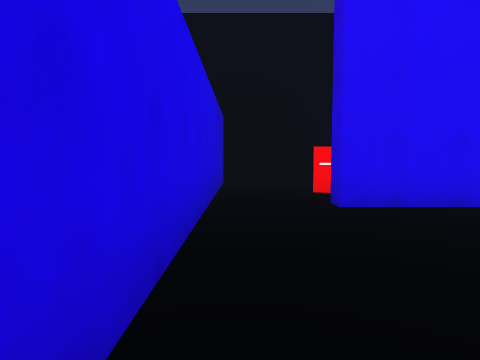
[1] (above)

13 first-person views from a walk through a Unity game level. The camera is 1.5 m above the floor, tilts 4° down and sees 75° across. The floor is counted in squares, 2 m on a side. Each view is taken from the middle of a square. On the plan, view 1 faces up. The plan holds only what a view shows up to about 10 squares ahead; the rest is blank. The place goes on beyond the plan. The player is left out. Surface patterns are stand-ins for the level's own textures.

[2]
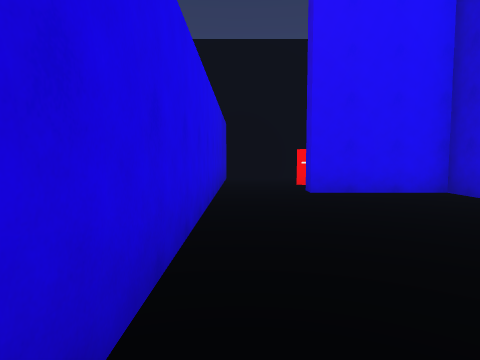

[3]
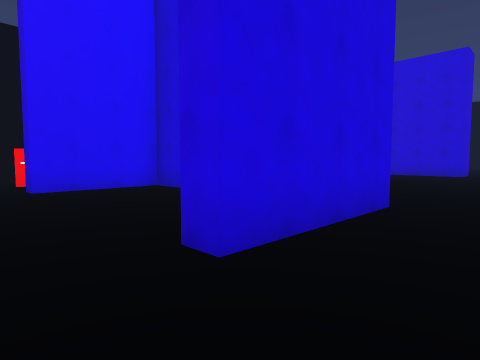

[4]
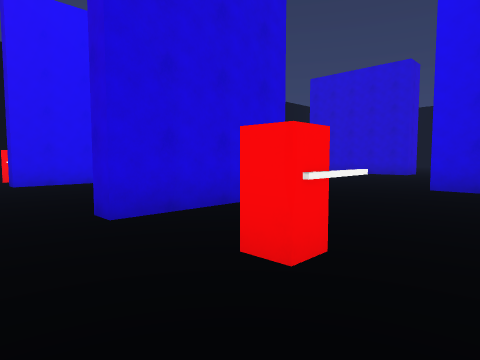

[5]
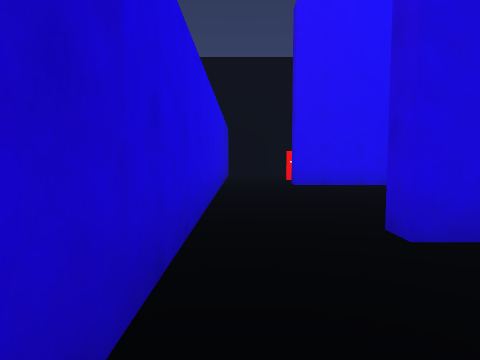

[6]
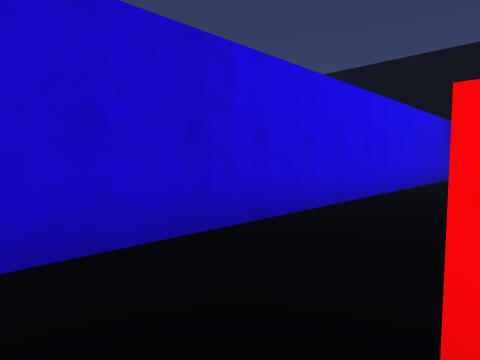

[7]
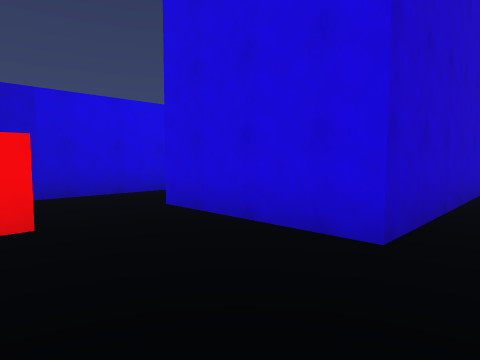

[8]
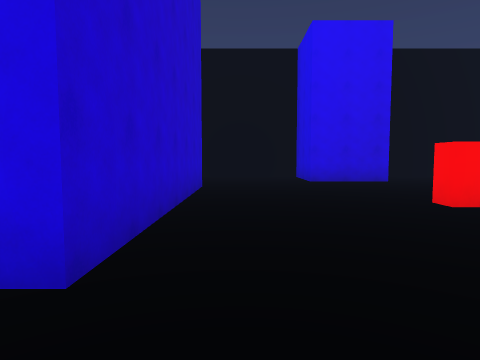

[9]
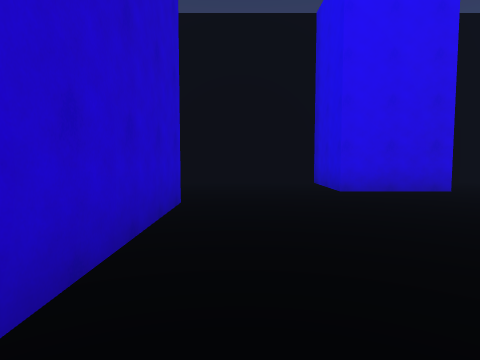

[10]
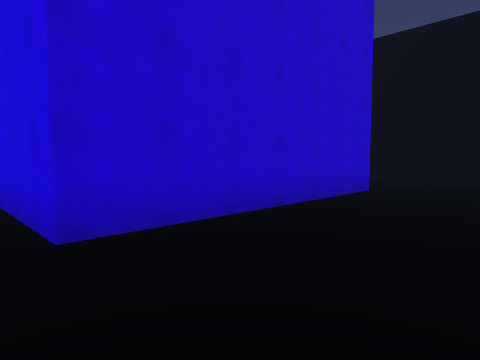

[11]
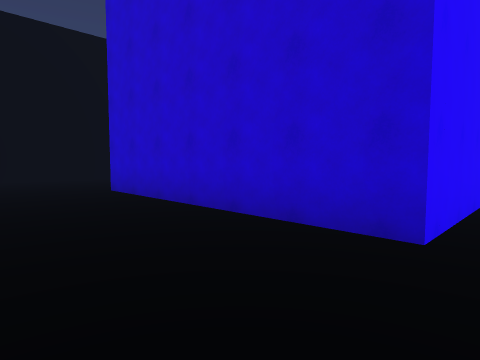

[12]
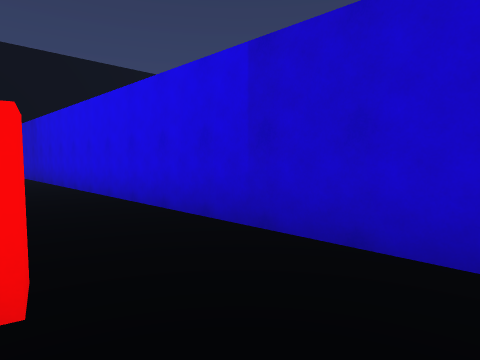

[13]
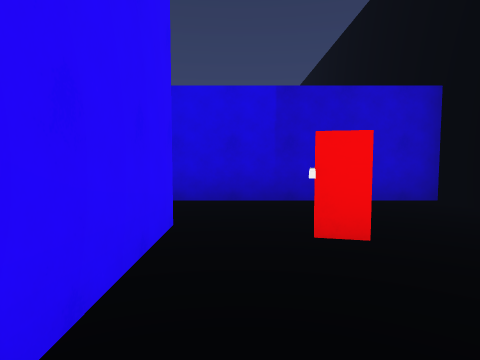

### Floor plan
Points are (right, up) in squares from view 1. A wall is a line through its corners. A room is listed if a view was taken in it or the views show most of it. See-through windows are left out.
Room 1 (view 1)
walls: (4.5, 3.5) (4.5, 4.7) (1.5, 4.7); (-0.5, 4.6) (-0.5, -0.6)
ways out: opening at (0.5, -1) to room 2; opening at (0.5, 5) to room 2
Room 2 (views 2, 3, 4, 5, 6, 7, 8, 9, 10, 11, 12, 13)
walls: (10.9, 7) (8.3, 7) (8.3, 9.5) (4.1, 9.5); (13.4, 9.5) (12.4, 9.5); (8.3, -4) (8.3, -3); (5.2, -5.5) (6.5, -5.5); (1.5, 4.7) (1.5, 5.3) (5, 5.3) (5, -1.3) (1.5, -1.3) (1.5, -0.8); (2.2, 9.5) (-0.5, 9.5) (-0.5, 4.6); (-0.5, -0.6) (-0.5, -4.8)
ways out: opening at (0.5, -1) to room 1; opening at (0.5, 5) to room 1
objects: other object (2, -4) to (3, -4); other object (2, 7); other object (10, 2)

Positions as (right, up) in squares from view 1, and headings:
1: (0, 0), facing up
2: (0, -2), facing up
3: (0, -3), facing up-right
4: (0, -5), facing up-right
5: (0, -4), facing up
6: (2, -5), facing up-left
7: (6, -4), facing up-left
8: (6, -3), facing up
9: (6, 0), facing up
10: (8, -2), facing up-left
11: (8, 6), facing down-left
12: (2, 9), facing down-left
13: (5, 6), facing left
